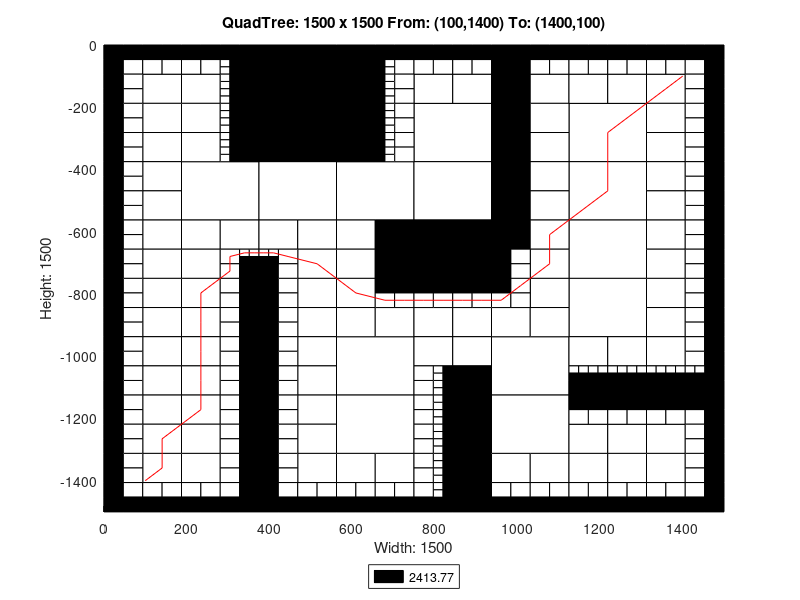

MATLAB code to generate this figure:
axis([0 1500 -1500 0]);
title('QuadTree: 1500 x 1500 From: (100,1400) To: (1400,100)');
xlabel('Width: 1500');
ylabel('Height: 1500');
rectangle('Position',[375 -187.5 187.5 187.5], 'FaceColor',[0 0 0]);
rectangle('Position',[375 -375 187.5 187.5], 'FaceColor',[0 0 0]);
rectangle('Position',[187.5 -562.5 187.5 187.5], 'FaceColor',[1 1 1]);
rectangle('Position',[375 -562.5 187.5 187.5], 'FaceColor',[1 1 1]);
rectangle('Position',[562.5 -562.5 187.5 187.5], 'FaceColor',[1 1 1]);
rectangle('Position',[750 -375 187.5 187.5], 'FaceColor',[1 1 1]);
rectangle('Position',[1125 -375 187.5 187.5], 'FaceColor',[1 1 1]);
rectangle('Position',[750 -562.5 187.5 187.5], 'FaceColor',[1 1 1]);
rectangle('Position',[750 -750 187.5 187.5], 'FaceColor',[0 0 0]);
rectangle('Position',[1125 -562.5 187.5 187.5], 'FaceColor',[1 1 1]);
rectangle('Position',[1125 -750 187.5 187.5], 'FaceColor',[1 1 1]);
rectangle('Position',[562.5 -1125 187.5 187.5], 'FaceColor',[1 1 1]);
rectangle('Position',[562.5 -1312.5 187.5 187.5], 'FaceColor',[1 1 1]);
rectangle('Position',[937.5 -1125 187.5 187.5], 'FaceColor',[1 1 1]);
rectangle('Position',[1125 -937.5 187.5 187.5], 'FaceColor',[1 1 1]);
rectangle('Position',[937.5 -1312.5 187.5 187.5], 'FaceColor',[1 1 1]);
rectangle('Position',[93.75 -187.5 93.75 93.75], 'FaceColor',[1 1 1]);
rectangle('Position',[187.5 -187.5 93.75 93.75], 'FaceColor',[1 1 1]);
rectangle('Position',[93.75 -281.25 93.75 93.75], 'FaceColor',[1 1 1]);
rectangle('Position',[93.75 -375 93.75 93.75], 'FaceColor',[1 1 1]);
rectangle('Position',[187.5 -281.25 93.75 93.75], 'FaceColor',[1 1 1]);
rectangle('Position',[187.5 -375 93.75 93.75], 'FaceColor',[1 1 1]);
rectangle('Position',[562.5 -93.75 93.75 93.75], 'FaceColor',[0 0 0]);
rectangle('Position',[562.5 -187.5 93.75 93.75], 'FaceColor',[0 0 0]);
rectangle('Position',[562.5 -281.25 93.75 93.75], 'FaceColor',[0 0 0]);
rectangle('Position',[562.5 -375 93.75 93.75], 'FaceColor',[0 0 0]);
rectangle('Position',[93.75 -468.75 93.75 93.75], 'FaceColor',[1 1 1]);
rectangle('Position',[93.75 -562.5 93.75 93.75], 'FaceColor',[1 1 1]);
rectangle('Position',[93.75 -656.25 93.75 93.75], 'FaceColor',[1 1 1]);
rectangle('Position',[93.75 -750 93.75 93.75], 'FaceColor',[1 1 1]);
rectangle('Position',[187.5 -656.25 93.75 93.75], 'FaceColor',[1 1 1]);
rectangle('Position',[281.25 -656.25 93.75 93.75], 'FaceColor',[1 1 1]);
rectangle('Position',[187.5 -750 93.75 93.75], 'FaceColor',[1 1 1]);
rectangle('Position',[375 -656.25 93.75 93.75], 'FaceColor',[1 1 1]);
rectangle('Position',[468.75 -656.25 93.75 93.75], 'FaceColor',[1 1 1]);
rectangle('Position',[468.75 -750 93.75 93.75], 'FaceColor',[1 1 1]);
rectangle('Position',[562.5 -656.25 93.75 93.75], 'FaceColor',[1 1 1]);
rectangle('Position',[656.25 -656.25 93.75 93.75], 'FaceColor',[0 0 0]);
rectangle('Position',[562.5 -750 93.75 93.75], 'FaceColor',[1 1 1]);
rectangle('Position',[656.25 -750 93.75 93.75], 'FaceColor',[0 0 0]);
rectangle('Position',[750 -187.5 93.75 93.75], 'FaceColor',[1 1 1]);
rectangle('Position',[843.75 -187.5 93.75 93.75], 'FaceColor',[1 1 1]);
rectangle('Position',[937.5 -93.75 93.75 93.75], 'FaceColor',[0 0 0]);
rectangle('Position',[937.5 -187.5 93.75 93.75], 'FaceColor',[0 0 0]);
rectangle('Position',[1031.25 -187.5 93.75 93.75], 'FaceColor',[1 1 1]);
rectangle('Position',[937.5 -281.25 93.75 93.75], 'FaceColor',[0 0 0]);
rectangle('Position',[1031.25 -281.25 93.75 93.75], 'FaceColor',[1 1 1]);
rectangle('Position',[937.5 -375 93.75 93.75], 'FaceColor',[0 0 0]);
rectangle('Position',[1031.25 -375 93.75 93.75], 'FaceColor',[1 1 1]);
rectangle('Position',[1125 -187.5 93.75 93.75], 'FaceColor',[1 1 1]);
rectangle('Position',[1218.75 -187.5 93.75 93.75], 'FaceColor',[1 1 1]);
rectangle('Position',[1312.5 -187.5 93.75 93.75], 'FaceColor',[1 1 1]);
rectangle('Position',[1312.5 -281.25 93.75 93.75], 'FaceColor',[1 1 1]);
rectangle('Position',[1312.5 -375 93.75 93.75], 'FaceColor',[1 1 1]);
rectangle('Position',[937.5 -468.75 93.75 93.75], 'FaceColor',[0 0 0]);
rectangle('Position',[1031.25 -468.75 93.75 93.75], 'FaceColor',[1 1 1]);
rectangle('Position',[937.5 -562.5 93.75 93.75], 'FaceColor',[0 0 0]);
rectangle('Position',[1031.25 -562.5 93.75 93.75], 'FaceColor',[1 1 1]);
rectangle('Position',[937.5 -656.25 93.75 93.75], 'FaceColor',[0 0 0]);
rectangle('Position',[1031.25 -656.25 93.75 93.75], 'FaceColor',[1 1 1]);
rectangle('Position',[1031.25 -750 93.75 93.75], 'FaceColor',[1 1 1]);
rectangle('Position',[1312.5 -468.75 93.75 93.75], 'FaceColor',[1 1 1]);
rectangle('Position',[1312.5 -562.5 93.75 93.75], 'FaceColor',[1 1 1]);
rectangle('Position',[1312.5 -656.25 93.75 93.75], 'FaceColor',[1 1 1]);
rectangle('Position',[1312.5 -750 93.75 93.75], 'FaceColor',[1 1 1]);
rectangle('Position',[93.75 -843.75 93.75 93.75], 'FaceColor',[1 1 1]);
rectangle('Position',[93.75 -937.5 93.75 93.75], 'FaceColor',[1 1 1]);
rectangle('Position',[187.5 -843.75 93.75 93.75], 'FaceColor',[1 1 1]);
rectangle('Position',[187.5 -937.5 93.75 93.75], 'FaceColor',[1 1 1]);
rectangle('Position',[93.75 -1031.25 93.75 93.75], 'FaceColor',[1 1 1]);
rectangle('Position',[93.75 -1125 93.75 93.75], 'FaceColor',[1 1 1]);
rectangle('Position',[187.5 -1031.25 93.75 93.75], 'FaceColor',[1 1 1]);
rectangle('Position',[187.5 -1125 93.75 93.75], 'FaceColor',[1 1 1]);
rectangle('Position',[468.75 -843.75 93.75 93.75], 'FaceColor',[1 1 1]);
rectangle('Position',[468.75 -937.5 93.75 93.75], 'FaceColor',[1 1 1]);
rectangle('Position',[562.5 -843.75 93.75 93.75], 'FaceColor',[1 1 1]);
rectangle('Position',[562.5 -937.5 93.75 93.75], 'FaceColor',[1 1 1]);
rectangle('Position',[656.25 -937.5 93.75 93.75], 'FaceColor',[1 1 1]);
rectangle('Position',[468.75 -1031.25 93.75 93.75], 'FaceColor',[1 1 1]);
rectangle('Position',[468.75 -1125 93.75 93.75], 'FaceColor',[1 1 1]);
rectangle('Position',[93.75 -1218.75 93.75 93.75], 'FaceColor',[1 1 1]);
rectangle('Position',[93.75 -1312.5 93.75 93.75], 'FaceColor',[1 1 1]);
rectangle('Position',[187.5 -1218.75 93.75 93.75], 'FaceColor',[1 1 1]);
rectangle('Position',[187.5 -1312.5 93.75 93.75], 'FaceColor',[1 1 1]);
rectangle('Position',[93.75 -1406.25 93.75 93.75], 'FaceColor',[1 1 1]);
rectangle('Position',[187.5 -1406.25 93.75 93.75], 'FaceColor',[1 1 1]);
rectangle('Position',[468.75 -1218.75 93.75 93.75], 'FaceColor',[1 1 1]);
rectangle('Position',[468.75 -1312.5 93.75 93.75], 'FaceColor',[1 1 1]);
rectangle('Position',[468.75 -1406.25 93.75 93.75], 'FaceColor',[1 1 1]);
rectangle('Position',[562.5 -1406.25 93.75 93.75], 'FaceColor',[1 1 1]);
rectangle('Position',[656.25 -1406.25 93.75 93.75], 'FaceColor',[1 1 1]);
rectangle('Position',[750 -937.5 93.75 93.75], 'FaceColor',[1 1 1]);
rectangle('Position',[843.75 -937.5 93.75 93.75], 'FaceColor',[1 1 1]);
rectangle('Position',[1031.25 -843.75 93.75 93.75], 'FaceColor',[1 1 1]);
rectangle('Position',[937.5 -937.5 93.75 93.75], 'FaceColor',[1 1 1]);
rectangle('Position',[1031.25 -937.5 93.75 93.75], 'FaceColor',[1 1 1]);
rectangle('Position',[750 -1031.25 93.75 93.75], 'FaceColor',[1 1 1]);
rectangle('Position',[843.75 -1031.25 93.75 93.75], 'FaceColor',[1 1 1]);
rectangle('Position',[843.75 -1125 93.75 93.75], 'FaceColor',[0 0 0]);
rectangle('Position',[1312.5 -843.75 93.75 93.75], 'FaceColor',[1 1 1]);
rectangle('Position',[1312.5 -937.5 93.75 93.75], 'FaceColor',[1 1 1]);
rectangle('Position',[1125 -1031.25 93.75 93.75], 'FaceColor',[1 1 1]);
rectangle('Position',[1218.75 -1031.25 93.75 93.75], 'FaceColor',[1 1 1]);
rectangle('Position',[1312.5 -1031.25 93.75 93.75], 'FaceColor',[1 1 1]);
rectangle('Position',[843.75 -1218.75 93.75 93.75], 'FaceColor',[0 0 0]);
rectangle('Position',[843.75 -1312.5 93.75 93.75], 'FaceColor',[0 0 0]);
rectangle('Position',[843.75 -1406.25 93.75 93.75], 'FaceColor',[0 0 0]);
rectangle('Position',[843.75 -1500 93.75 93.75], 'FaceColor',[0 0 0]);
rectangle('Position',[937.5 -1406.25 93.75 93.75], 'FaceColor',[1 1 1]);
rectangle('Position',[1031.25 -1406.25 93.75 93.75], 'FaceColor',[1 1 1]);
rectangle('Position',[1125 -1312.5 93.75 93.75], 'FaceColor',[1 1 1]);
rectangle('Position',[1218.75 -1312.5 93.75 93.75], 'FaceColor',[1 1 1]);
rectangle('Position',[1312.5 -1312.5 93.75 93.75], 'FaceColor',[1 1 1]);
rectangle('Position',[1125 -1406.25 93.75 93.75], 'FaceColor',[1 1 1]);
rectangle('Position',[1218.75 -1406.25 93.75 93.75], 'FaceColor',[1 1 1]);
rectangle('Position',[1312.5 -1406.25 93.75 93.75], 'FaceColor',[1 1 1]);
rectangle('Position',[0 -46.875 46.875 46.875], 'FaceColor',[0 0 0]);
rectangle('Position',[46.875 -46.875 46.875 46.875], 'FaceColor',[0 0 0]);
rectangle('Position',[0 -93.75 46.875 46.875], 'FaceColor',[0 0 0]);
rectangle('Position',[46.875 -93.75 46.875 46.875], 'FaceColor',[1 1 1]);
rectangle('Position',[93.75 -46.875 46.875 46.875], 'FaceColor',[0 0 0]);
rectangle('Position',[140.625 -46.875 46.875 46.875], 'FaceColor',[0 0 0]);
rectangle('Position',[93.75 -93.75 46.875 46.875], 'FaceColor',[1 1 1]);
rectangle('Position',[140.625 -93.75 46.875 46.875], 'FaceColor',[1 1 1]);
rectangle('Position',[0 -140.625 46.875 46.875], 'FaceColor',[0 0 0]);
rectangle('Position',[46.875 -140.625 46.875 46.875], 'FaceColor',[1 1 1]);
rectangle('Position',[0 -187.5 46.875 46.875], 'FaceColor',[0 0 0]);
rectangle('Position',[46.875 -187.5 46.875 46.875], 'FaceColor',[1 1 1]);
rectangle('Position',[187.5 -46.875 46.875 46.875], 'FaceColor',[0 0 0]);
rectangle('Position',[234.375 -46.875 46.875 46.875], 'FaceColor',[0 0 0]);
rectangle('Position',[187.5 -93.75 46.875 46.875], 'FaceColor',[1 1 1]);
rectangle('Position',[234.375 -93.75 46.875 46.875], 'FaceColor',[1 1 1]);
rectangle('Position',[281.25 -46.875 46.875 46.875], 'FaceColor',[0 0 0]);
rectangle('Position',[328.125 -46.875 46.875 46.875], 'FaceColor',[0 0 0]);
rectangle('Position',[328.125 -93.75 46.875 46.875], 'FaceColor',[0 0 0]);
rectangle('Position',[328.125 -140.625 46.875 46.875], 'FaceColor',[0 0 0]);
rectangle('Position',[328.125 -187.5 46.875 46.875], 'FaceColor',[0 0 0]);
rectangle('Position',[0 -234.375 46.875 46.875], 'FaceColor',[0 0 0]);
rectangle('Position',[46.875 -234.375 46.875 46.875], 'FaceColor',[1 1 1]);
rectangle('Position',[0 -281.25 46.875 46.875], 'FaceColor',[0 0 0]);
rectangle('Position',[46.875 -281.25 46.875 46.875], 'FaceColor',[1 1 1]);
rectangle('Position',[0 -328.125 46.875 46.875], 'FaceColor',[0 0 0]);
rectangle('Position',[46.875 -328.125 46.875 46.875], 'FaceColor',[1 1 1]);
rectangle('Position',[0 -375 46.875 46.875], 'FaceColor',[0 0 0]);
rectangle('Position',[46.875 -375 46.875 46.875], 'FaceColor',[1 1 1]);
rectangle('Position',[328.125 -234.375 46.875 46.875], 'FaceColor',[0 0 0]);
rectangle('Position',[328.125 -281.25 46.875 46.875], 'FaceColor',[0 0 0]);
rectangle('Position',[328.125 -328.125 46.875 46.875], 'FaceColor',[0 0 0]);
rectangle('Position',[328.125 -375 46.875 46.875], 'FaceColor',[0 0 0]);
rectangle('Position',[656.25 -46.875 46.875 46.875], 'FaceColor',[0 0 0]);
rectangle('Position',[703.125 -46.875 46.875 46.875], 'FaceColor',[0 0 0]);
rectangle('Position',[703.125 -93.75 46.875 46.875], 'FaceColor',[1 1 1]);
rectangle('Position',[703.125 -140.625 46.875 46.875], 'FaceColor',[1 1 1]);
rectangle('Position',[703.125 -187.5 46.875 46.875], 'FaceColor',[1 1 1]);
rectangle('Position',[703.125 -234.375 46.875 46.875], 'FaceColor',[1 1 1]);
rectangle('Position',[703.125 -281.25 46.875 46.875], 'FaceColor',[1 1 1]);
rectangle('Position',[703.125 -328.125 46.875 46.875], 'FaceColor',[1 1 1]);
rectangle('Position',[703.125 -375 46.875 46.875], 'FaceColor',[1 1 1]);
rectangle('Position',[0 -421.875 46.875 46.875], 'FaceColor',[0 0 0]);
rectangle('Position',[46.875 -421.875 46.875 46.875], 'FaceColor',[1 1 1]);
rectangle('Position',[0 -468.75 46.875 46.875], 'FaceColor',[0 0 0]);
rectangle('Position',[46.875 -468.75 46.875 46.875], 'FaceColor',[1 1 1]);
rectangle('Position',[0 -515.625 46.875 46.875], 'FaceColor',[0 0 0]);
rectangle('Position',[46.875 -515.625 46.875 46.875], 'FaceColor',[1 1 1]);
rectangle('Position',[0 -562.5 46.875 46.875], 'FaceColor',[0 0 0]);
rectangle('Position',[46.875 -562.5 46.875 46.875], 'FaceColor',[1 1 1]);
rectangle('Position',[0 -609.375 46.875 46.875], 'FaceColor',[0 0 0]);
rectangle('Position',[46.875 -609.375 46.875 46.875], 'FaceColor',[1 1 1]);
rectangle('Position',[0 -656.25 46.875 46.875], 'FaceColor',[0 0 0]);
rectangle('Position',[46.875 -656.25 46.875 46.875], 'FaceColor',[1 1 1]);
rectangle('Position',[0 -703.125 46.875 46.875], 'FaceColor',[0 0 0]);
rectangle('Position',[46.875 -703.125 46.875 46.875], 'FaceColor',[1 1 1]);
rectangle('Position',[0 -750 46.875 46.875], 'FaceColor',[0 0 0]);
rectangle('Position',[46.875 -750 46.875 46.875], 'FaceColor',[1 1 1]);
rectangle('Position',[281.25 -703.125 46.875 46.875], 'FaceColor',[1 1 1]);
rectangle('Position',[281.25 -750 46.875 46.875], 'FaceColor',[1 1 1]);
rectangle('Position',[328.125 -750 46.875 46.875], 'FaceColor',[0 0 0]);
rectangle('Position',[421.875 -703.125 46.875 46.875], 'FaceColor',[1 1 1]);
rectangle('Position',[375 -750 46.875 46.875], 'FaceColor',[0 0 0]);
rectangle('Position',[421.875 -750 46.875 46.875], 'FaceColor',[1 1 1]);
rectangle('Position',[750 -46.875 46.875 46.875], 'FaceColor',[0 0 0]);
rectangle('Position',[796.875 -46.875 46.875 46.875], 'FaceColor',[0 0 0]);
rectangle('Position',[750 -93.75 46.875 46.875], 'FaceColor',[1 1 1]);
rectangle('Position',[796.875 -93.75 46.875 46.875], 'FaceColor',[1 1 1]);
rectangle('Position',[843.75 -46.875 46.875 46.875], 'FaceColor',[0 0 0]);
rectangle('Position',[890.625 -46.875 46.875 46.875], 'FaceColor',[0 0 0]);
rectangle('Position',[843.75 -93.75 46.875 46.875], 'FaceColor',[1 1 1]);
rectangle('Position',[890.625 -93.75 46.875 46.875], 'FaceColor',[1 1 1]);
rectangle('Position',[1031.25 -46.875 46.875 46.875], 'FaceColor',[0 0 0]);
rectangle('Position',[1078.12 -46.875 46.875 46.875], 'FaceColor',[0 0 0]);
rectangle('Position',[1031.25 -93.75 46.875 46.875], 'FaceColor',[1 1 1]);
rectangle('Position',[1078.12 -93.75 46.875 46.875], 'FaceColor',[1 1 1]);
rectangle('Position',[1125 -46.875 46.875 46.875], 'FaceColor',[0 0 0]);
rectangle('Position',[1171.88 -46.875 46.875 46.875], 'FaceColor',[0 0 0]);
rectangle('Position',[1125 -93.75 46.875 46.875], 'FaceColor',[1 1 1]);
rectangle('Position',[1171.88 -93.75 46.875 46.875], 'FaceColor',[1 1 1]);
rectangle('Position',[1218.75 -46.875 46.875 46.875], 'FaceColor',[0 0 0]);
rectangle('Position',[1265.62 -46.875 46.875 46.875], 'FaceColor',[0 0 0]);
rectangle('Position',[1218.75 -93.75 46.875 46.875], 'FaceColor',[1 1 1]);
rectangle('Position',[1265.62 -93.75 46.875 46.875], 'FaceColor',[1 1 1]);
rectangle('Position',[1312.5 -46.875 46.875 46.875], 'FaceColor',[0 0 0]);
rectangle('Position',[1359.38 -46.875 46.875 46.875], 'FaceColor',[0 0 0]);
rectangle('Position',[1312.5 -93.75 46.875 46.875], 'FaceColor',[1 1 1]);
rectangle('Position',[1359.38 -93.75 46.875 46.875], 'FaceColor',[1 1 1]);
rectangle('Position',[1406.25 -46.875 46.875 46.875], 'FaceColor',[0 0 0]);
rectangle('Position',[1453.12 -46.875 46.875 46.875], 'FaceColor',[0 0 0]);
rectangle('Position',[1406.25 -93.75 46.875 46.875], 'FaceColor',[1 1 1]);
rectangle('Position',[1453.12 -93.75 46.875 46.875], 'FaceColor',[0 0 0]);
rectangle('Position',[1406.25 -140.625 46.875 46.875], 'FaceColor',[1 1 1]);
rectangle('Position',[1453.12 -140.625 46.875 46.875], 'FaceColor',[0 0 0]);
rectangle('Position',[1406.25 -187.5 46.875 46.875], 'FaceColor',[1 1 1]);
rectangle('Position',[1453.12 -187.5 46.875 46.875], 'FaceColor',[0 0 0]);
rectangle('Position',[1406.25 -234.375 46.875 46.875], 'FaceColor',[1 1 1]);
rectangle('Position',[1453.12 -234.375 46.875 46.875], 'FaceColor',[0 0 0]);
rectangle('Position',[1406.25 -281.25 46.875 46.875], 'FaceColor',[1 1 1]);
rectangle('Position',[1453.12 -281.25 46.875 46.875], 'FaceColor',[0 0 0]);
rectangle('Position',[1406.25 -328.125 46.875 46.875], 'FaceColor',[1 1 1]);
rectangle('Position',[1453.12 -328.125 46.875 46.875], 'FaceColor',[0 0 0]);
rectangle('Position',[1406.25 -375 46.875 46.875], 'FaceColor',[1 1 1]);
rectangle('Position',[1453.12 -375 46.875 46.875], 'FaceColor',[0 0 0]);
rectangle('Position',[937.5 -703.125 46.875 46.875], 'FaceColor',[0 0 0]);
rectangle('Position',[984.375 -703.125 46.875 46.875], 'FaceColor',[1 1 1]);
rectangle('Position',[937.5 -750 46.875 46.875], 'FaceColor',[0 0 0]);
rectangle('Position',[984.375 -750 46.875 46.875], 'FaceColor',[1 1 1]);
rectangle('Position',[1406.25 -421.875 46.875 46.875], 'FaceColor',[1 1 1]);
rectangle('Position',[1453.12 -421.875 46.875 46.875], 'FaceColor',[0 0 0]);
rectangle('Position',[1406.25 -468.75 46.875 46.875], 'FaceColor',[1 1 1]);
rectangle('Position',[1453.12 -468.75 46.875 46.875], 'FaceColor',[0 0 0]);
rectangle('Position',[1406.25 -515.625 46.875 46.875], 'FaceColor',[1 1 1]);
rectangle('Position',[1453.12 -515.625 46.875 46.875], 'FaceColor',[0 0 0]);
rectangle('Position',[1406.25 -562.5 46.875 46.875], 'FaceColor',[1 1 1]);
rectangle('Position',[1453.12 -562.5 46.875 46.875], 'FaceColor',[0 0 0]);
rectangle('Position',[1406.25 -609.375 46.875 46.875], 'FaceColor',[1 1 1]);
rectangle('Position',[1453.12 -609.375 46.875 46.875], 'FaceColor',[0 0 0]);
rectangle('Position',[1406.25 -656.25 46.875 46.875], 'FaceColor',[1 1 1]);
rectangle('Position',[1453.12 -656.25 46.875 46.875], 'FaceColor',[0 0 0]);
rectangle('Position',[1406.25 -703.125 46.875 46.875], 'FaceColor',[1 1 1]);
rectangle('Position',[1453.12 -703.125 46.875 46.875], 'FaceColor',[0 0 0]);
rectangle('Position',[1406.25 -750 46.875 46.875], 'FaceColor',[1 1 1]);
rectangle('Position',[1453.12 -750 46.875 46.875], 'FaceColor',[0 0 0]);
rectangle('Position',[0 -796.875 46.875 46.875], 'FaceColor',[0 0 0]);
rectangle('Position',[46.875 -796.875 46.875 46.875], 'FaceColor',[1 1 1]);
rectangle('Position',[0 -843.75 46.875 46.875], 'FaceColor',[0 0 0]);
rectangle('Position',[46.875 -843.75 46.875 46.875], 'FaceColor',[1 1 1]);
rectangle('Position',[0 -890.625 46.875 46.875], 'FaceColor',[0 0 0]);
rectangle('Position',[46.875 -890.625 46.875 46.875], 'FaceColor',[1 1 1]);
rectangle('Position',[0 -937.5 46.875 46.875], 'FaceColor',[0 0 0]);
rectangle('Position',[46.875 -937.5 46.875 46.875], 'FaceColor',[1 1 1]);
rectangle('Position',[281.25 -796.875 46.875 46.875], 'FaceColor',[1 1 1]);
rectangle('Position',[328.125 -796.875 46.875 46.875], 'FaceColor',[0 0 0]);
rectangle('Position',[281.25 -843.75 46.875 46.875], 'FaceColor',[1 1 1]);
rectangle('Position',[328.125 -843.75 46.875 46.875], 'FaceColor',[0 0 0]);
rectangle('Position',[281.25 -890.625 46.875 46.875], 'FaceColor',[1 1 1]);
rectangle('Position',[328.125 -890.625 46.875 46.875], 'FaceColor',[0 0 0]);
rectangle('Position',[281.25 -937.5 46.875 46.875], 'FaceColor',[1 1 1]);
rectangle('Position',[328.125 -937.5 46.875 46.875], 'FaceColor',[0 0 0]);
rectangle('Position',[0 -984.375 46.875 46.875], 'FaceColor',[0 0 0]);
rectangle('Position',[46.875 -984.375 46.875 46.875], 'FaceColor',[1 1 1]);
rectangle('Position',[0 -1031.25 46.875 46.875], 'FaceColor',[0 0 0]);
rectangle('Position',[46.875 -1031.25 46.875 46.875], 'FaceColor',[1 1 1]);
rectangle('Position',[0 -1078.12 46.875 46.875], 'FaceColor',[0 0 0]);
rectangle('Position',[46.875 -1078.12 46.875 46.875], 'FaceColor',[1 1 1]);
rectangle('Position',[0 -1125 46.875 46.875], 'FaceColor',[0 0 0]);
rectangle('Position',[46.875 -1125 46.875 46.875], 'FaceColor',[1 1 1]);
rectangle('Position',[281.25 -984.375 46.875 46.875], 'FaceColor',[1 1 1]);
rectangle('Position',[328.125 -984.375 46.875 46.875], 'FaceColor',[0 0 0]);
rectangle('Position',[281.25 -1031.25 46.875 46.875], 'FaceColor',[1 1 1]);
rectangle('Position',[328.125 -1031.25 46.875 46.875], 'FaceColor',[0 0 0]);
rectangle('Position',[281.25 -1078.12 46.875 46.875], 'FaceColor',[1 1 1]);
rectangle('Position',[328.125 -1078.12 46.875 46.875], 'FaceColor',[0 0 0]);
rectangle('Position',[281.25 -1125 46.875 46.875], 'FaceColor',[1 1 1]);
rectangle('Position',[328.125 -1125 46.875 46.875], 'FaceColor',[0 0 0]);
rectangle('Position',[375 -796.875 46.875 46.875], 'FaceColor',[0 0 0]);
rectangle('Position',[421.875 -796.875 46.875 46.875], 'FaceColor',[1 1 1]);
rectangle('Position',[375 -843.75 46.875 46.875], 'FaceColor',[0 0 0]);
rectangle('Position',[421.875 -843.75 46.875 46.875], 'FaceColor',[1 1 1]);
rectangle('Position',[375 -890.625 46.875 46.875], 'FaceColor',[0 0 0]);
rectangle('Position',[421.875 -890.625 46.875 46.875], 'FaceColor',[1 1 1]);
rectangle('Position',[375 -937.5 46.875 46.875], 'FaceColor',[0 0 0]);
rectangle('Position',[421.875 -937.5 46.875 46.875], 'FaceColor',[1 1 1]);
rectangle('Position',[656.25 -796.875 46.875 46.875], 'FaceColor',[0 0 0]);
rectangle('Position',[703.125 -796.875 46.875 46.875], 'FaceColor',[0 0 0]);
rectangle('Position',[656.25 -843.75 46.875 46.875], 'FaceColor',[1 1 1]);
rectangle('Position',[703.125 -843.75 46.875 46.875], 'FaceColor',[1 1 1]);
rectangle('Position',[375 -984.375 46.875 46.875], 'FaceColor',[0 0 0]);
rectangle('Position',[421.875 -984.375 46.875 46.875], 'FaceColor',[1 1 1]);
rectangle('Position',[375 -1031.25 46.875 46.875], 'FaceColor',[0 0 0]);
rectangle('Position',[421.875 -1031.25 46.875 46.875], 'FaceColor',[1 1 1]);
rectangle('Position',[375 -1078.12 46.875 46.875], 'FaceColor',[0 0 0]);
rectangle('Position',[421.875 -1078.12 46.875 46.875], 'FaceColor',[1 1 1]);
rectangle('Position',[375 -1125 46.875 46.875], 'FaceColor',[0 0 0]);
rectangle('Position',[421.875 -1125 46.875 46.875], 'FaceColor',[1 1 1]);
rectangle('Position',[0 -1171.88 46.875 46.875], 'FaceColor',[0 0 0]);
rectangle('Position',[46.875 -1171.88 46.875 46.875], 'FaceColor',[1 1 1]);
rectangle('Position',[0 -1218.75 46.875 46.875], 'FaceColor',[0 0 0]);
rectangle('Position',[46.875 -1218.75 46.875 46.875], 'FaceColor',[1 1 1]);
rectangle('Position',[0 -1265.62 46.875 46.875], 'FaceColor',[0 0 0]);
rectangle('Position',[46.875 -1265.62 46.875 46.875], 'FaceColor',[1 1 1]);
rectangle('Position',[0 -1312.5 46.875 46.875], 'FaceColor',[0 0 0]);
rectangle('Position',[46.875 -1312.5 46.875 46.875], 'FaceColor',[1 1 1]);
rectangle('Position',[281.25 -1171.88 46.875 46.875], 'FaceColor',[1 1 1]);
rectangle('Position',[328.125 -1171.88 46.875 46.875], 'FaceColor',[0 0 0]);
rectangle('Position',[281.25 -1218.75 46.875 46.875], 'FaceColor',[1 1 1]);
rectangle('Position',[328.125 -1218.75 46.875 46.875], 'FaceColor',[0 0 0]);
rectangle('Position',[281.25 -1265.62 46.875 46.875], 'FaceColor',[1 1 1]);
rectangle('Position',[328.125 -1265.62 46.875 46.875], 'FaceColor',[0 0 0]);
rectangle('Position',[281.25 -1312.5 46.875 46.875], 'FaceColor',[1 1 1]);
rectangle('Position',[328.125 -1312.5 46.875 46.875], 'FaceColor',[0 0 0]);
rectangle('Position',[0 -1359.38 46.875 46.875], 'FaceColor',[0 0 0]);
rectangle('Position',[46.875 -1359.38 46.875 46.875], 'FaceColor',[1 1 1]);
rectangle('Position',[0 -1406.25 46.875 46.875], 'FaceColor',[0 0 0]);
rectangle('Position',[46.875 -1406.25 46.875 46.875], 'FaceColor',[1 1 1]);
rectangle('Position',[0 -1453.12 46.875 46.875], 'FaceColor',[0 0 0]);
rectangle('Position',[46.875 -1453.12 46.875 46.875], 'FaceColor',[1 1 1]);
rectangle('Position',[0 -1500 46.875 46.875], 'FaceColor',[0 0 0]);
rectangle('Position',[46.875 -1500 46.875 46.875], 'FaceColor',[0 0 0]);
rectangle('Position',[93.75 -1453.12 46.875 46.875], 'FaceColor',[1 1 1]);
rectangle('Position',[140.625 -1453.12 46.875 46.875], 'FaceColor',[1 1 1]);
rectangle('Position',[93.75 -1500 46.875 46.875], 'FaceColor',[0 0 0]);
rectangle('Position',[140.625 -1500 46.875 46.875], 'FaceColor',[0 0 0]);
rectangle('Position',[281.25 -1359.38 46.875 46.875], 'FaceColor',[1 1 1]);
rectangle('Position',[328.125 -1359.38 46.875 46.875], 'FaceColor',[0 0 0]);
rectangle('Position',[281.25 -1406.25 46.875 46.875], 'FaceColor',[1 1 1]);
rectangle('Position',[328.125 -1406.25 46.875 46.875], 'FaceColor',[0 0 0]);
rectangle('Position',[187.5 -1453.12 46.875 46.875], 'FaceColor',[1 1 1]);
rectangle('Position',[234.375 -1453.12 46.875 46.875], 'FaceColor',[1 1 1]);
rectangle('Position',[187.5 -1500 46.875 46.875], 'FaceColor',[0 0 0]);
rectangle('Position',[234.375 -1500 46.875 46.875], 'FaceColor',[0 0 0]);
rectangle('Position',[281.25 -1453.12 46.875 46.875], 'FaceColor',[1 1 1]);
rectangle('Position',[328.125 -1453.12 46.875 46.875], 'FaceColor',[0 0 0]);
rectangle('Position',[281.25 -1500 46.875 46.875], 'FaceColor',[0 0 0]);
rectangle('Position',[328.125 -1500 46.875 46.875], 'FaceColor',[0 0 0]);
rectangle('Position',[375 -1171.88 46.875 46.875], 'FaceColor',[0 0 0]);
rectangle('Position',[421.875 -1171.88 46.875 46.875], 'FaceColor',[1 1 1]);
rectangle('Position',[375 -1218.75 46.875 46.875], 'FaceColor',[0 0 0]);
rectangle('Position',[421.875 -1218.75 46.875 46.875], 'FaceColor',[1 1 1]);
rectangle('Position',[375 -1265.62 46.875 46.875], 'FaceColor',[0 0 0]);
rectangle('Position',[421.875 -1265.62 46.875 46.875], 'FaceColor',[1 1 1]);
rectangle('Position',[375 -1312.5 46.875 46.875], 'FaceColor',[0 0 0]);
rectangle('Position',[421.875 -1312.5 46.875 46.875], 'FaceColor',[1 1 1]);
rectangle('Position',[375 -1359.38 46.875 46.875], 'FaceColor',[0 0 0]);
rectangle('Position',[421.875 -1359.38 46.875 46.875], 'FaceColor',[1 1 1]);
rectangle('Position',[375 -1406.25 46.875 46.875], 'FaceColor',[0 0 0]);
rectangle('Position',[421.875 -1406.25 46.875 46.875], 'FaceColor',[1 1 1]);
rectangle('Position',[375 -1453.12 46.875 46.875], 'FaceColor',[0 0 0]);
rectangle('Position',[421.875 -1453.12 46.875 46.875], 'FaceColor',[1 1 1]);
rectangle('Position',[375 -1500 46.875 46.875], 'FaceColor',[0 0 0]);
rectangle('Position',[421.875 -1500 46.875 46.875], 'FaceColor',[0 0 0]);
rectangle('Position',[468.75 -1453.12 46.875 46.875], 'FaceColor',[1 1 1]);
rectangle('Position',[515.625 -1453.12 46.875 46.875], 'FaceColor',[1 1 1]);
rectangle('Position',[468.75 -1500 46.875 46.875], 'FaceColor',[0 0 0]);
rectangle('Position',[515.625 -1500 46.875 46.875], 'FaceColor',[0 0 0]);
rectangle('Position',[562.5 -1453.12 46.875 46.875], 'FaceColor',[1 1 1]);
rectangle('Position',[609.375 -1453.12 46.875 46.875], 'FaceColor',[1 1 1]);
rectangle('Position',[562.5 -1500 46.875 46.875], 'FaceColor',[0 0 0]);
rectangle('Position',[609.375 -1500 46.875 46.875], 'FaceColor',[0 0 0]);
rectangle('Position',[656.25 -1453.12 46.875 46.875], 'FaceColor',[1 1 1]);
rectangle('Position',[703.125 -1453.12 46.875 46.875], 'FaceColor',[1 1 1]);
rectangle('Position',[656.25 -1500 46.875 46.875], 'FaceColor',[0 0 0]);
rectangle('Position',[703.125 -1500 46.875 46.875], 'FaceColor',[0 0 0]);
rectangle('Position',[750 -796.875 46.875 46.875], 'FaceColor',[0 0 0]);
rectangle('Position',[796.875 -796.875 46.875 46.875], 'FaceColor',[0 0 0]);
rectangle('Position',[750 -843.75 46.875 46.875], 'FaceColor',[1 1 1]);
rectangle('Position',[796.875 -843.75 46.875 46.875], 'FaceColor',[1 1 1]);
rectangle('Position',[843.75 -796.875 46.875 46.875], 'FaceColor',[0 0 0]);
rectangle('Position',[890.625 -796.875 46.875 46.875], 'FaceColor',[0 0 0]);
rectangle('Position',[843.75 -843.75 46.875 46.875], 'FaceColor',[1 1 1]);
rectangle('Position',[890.625 -843.75 46.875 46.875], 'FaceColor',[1 1 1]);
rectangle('Position',[937.5 -796.875 46.875 46.875], 'FaceColor',[0 0 0]);
rectangle('Position',[984.375 -796.875 46.875 46.875], 'FaceColor',[1 1 1]);
rectangle('Position',[937.5 -843.75 46.875 46.875], 'FaceColor',[1 1 1]);
rectangle('Position',[984.375 -843.75 46.875 46.875], 'FaceColor',[1 1 1]);
rectangle('Position',[750 -1078.12 46.875 46.875], 'FaceColor',[1 1 1]);
rectangle('Position',[750 -1125 46.875 46.875], 'FaceColor',[1 1 1]);
rectangle('Position',[1406.25 -796.875 46.875 46.875], 'FaceColor',[1 1 1]);
rectangle('Position',[1453.12 -796.875 46.875 46.875], 'FaceColor',[0 0 0]);
rectangle('Position',[1406.25 -843.75 46.875 46.875], 'FaceColor',[1 1 1]);
rectangle('Position',[1453.12 -843.75 46.875 46.875], 'FaceColor',[0 0 0]);
rectangle('Position',[1406.25 -890.625 46.875 46.875], 'FaceColor',[1 1 1]);
rectangle('Position',[1453.12 -890.625 46.875 46.875], 'FaceColor',[0 0 0]);
rectangle('Position',[1406.25 -937.5 46.875 46.875], 'FaceColor',[1 1 1]);
rectangle('Position',[1453.12 -937.5 46.875 46.875], 'FaceColor',[0 0 0]);
rectangle('Position',[1125 -1125 46.875 46.875], 'FaceColor',[0 0 0]);
rectangle('Position',[1171.88 -1125 46.875 46.875], 'FaceColor',[0 0 0]);
rectangle('Position',[1218.75 -1125 46.875 46.875], 'FaceColor',[0 0 0]);
rectangle('Position',[1265.62 -1125 46.875 46.875], 'FaceColor',[0 0 0]);
rectangle('Position',[1406.25 -984.375 46.875 46.875], 'FaceColor',[1 1 1]);
rectangle('Position',[1453.12 -984.375 46.875 46.875], 'FaceColor',[0 0 0]);
rectangle('Position',[1406.25 -1031.25 46.875 46.875], 'FaceColor',[1 1 1]);
rectangle('Position',[1453.12 -1031.25 46.875 46.875], 'FaceColor',[0 0 0]);
rectangle('Position',[1312.5 -1125 46.875 46.875], 'FaceColor',[0 0 0]);
rectangle('Position',[1359.38 -1125 46.875 46.875], 'FaceColor',[0 0 0]);
rectangle('Position',[1453.12 -1078.12 46.875 46.875], 'FaceColor',[0 0 0]);
rectangle('Position',[1406.25 -1125 46.875 46.875], 'FaceColor',[0 0 0]);
rectangle('Position',[1453.12 -1125 46.875 46.875], 'FaceColor',[0 0 0]);
rectangle('Position',[750 -1171.88 46.875 46.875], 'FaceColor',[1 1 1]);
rectangle('Position',[750 -1218.75 46.875 46.875], 'FaceColor',[1 1 1]);
rectangle('Position',[750 -1265.62 46.875 46.875], 'FaceColor',[1 1 1]);
rectangle('Position',[750 -1312.5 46.875 46.875], 'FaceColor',[1 1 1]);
rectangle('Position',[750 -1359.38 46.875 46.875], 'FaceColor',[1 1 1]);
rectangle('Position',[750 -1406.25 46.875 46.875], 'FaceColor',[1 1 1]);
rectangle('Position',[750 -1453.12 46.875 46.875], 'FaceColor',[1 1 1]);
rectangle('Position',[750 -1500 46.875 46.875], 'FaceColor',[0 0 0]);
rectangle('Position',[796.875 -1500 46.875 46.875], 'FaceColor',[0 0 0]);
rectangle('Position',[937.5 -1453.12 46.875 46.875], 'FaceColor',[1 1 1]);
rectangle('Position',[984.375 -1453.12 46.875 46.875], 'FaceColor',[1 1 1]);
rectangle('Position',[937.5 -1500 46.875 46.875], 'FaceColor',[0 0 0]);
rectangle('Position',[984.375 -1500 46.875 46.875], 'FaceColor',[0 0 0]);
rectangle('Position',[1031.25 -1453.12 46.875 46.875], 'FaceColor',[1 1 1]);
rectangle('Position',[1078.12 -1453.12 46.875 46.875], 'FaceColor',[1 1 1]);
rectangle('Position',[1031.25 -1500 46.875 46.875], 'FaceColor',[0 0 0]);
rectangle('Position',[1078.12 -1500 46.875 46.875], 'FaceColor',[0 0 0]);
rectangle('Position',[1125 -1171.88 46.875 46.875], 'FaceColor',[0 0 0]);
rectangle('Position',[1171.88 -1171.88 46.875 46.875], 'FaceColor',[0 0 0]);
rectangle('Position',[1125 -1218.75 46.875 46.875], 'FaceColor',[1 1 1]);
rectangle('Position',[1171.88 -1218.75 46.875 46.875], 'FaceColor',[1 1 1]);
rectangle('Position',[1218.75 -1171.88 46.875 46.875], 'FaceColor',[0 0 0]);
rectangle('Position',[1265.62 -1171.88 46.875 46.875], 'FaceColor',[0 0 0]);
rectangle('Position',[1218.75 -1218.75 46.875 46.875], 'FaceColor',[1 1 1]);
rectangle('Position',[1265.62 -1218.75 46.875 46.875], 'FaceColor',[1 1 1]);
rectangle('Position',[1312.5 -1171.88 46.875 46.875], 'FaceColor',[0 0 0]);
rectangle('Position',[1359.38 -1171.88 46.875 46.875], 'FaceColor',[0 0 0]);
rectangle('Position',[1312.5 -1218.75 46.875 46.875], 'FaceColor',[1 1 1]);
rectangle('Position',[1359.38 -1218.75 46.875 46.875], 'FaceColor',[1 1 1]);
rectangle('Position',[1406.25 -1171.88 46.875 46.875], 'FaceColor',[0 0 0]);
rectangle('Position',[1453.12 -1171.88 46.875 46.875], 'FaceColor',[0 0 0]);
rectangle('Position',[1406.25 -1218.75 46.875 46.875], 'FaceColor',[1 1 1]);
rectangle('Position',[1453.12 -1218.75 46.875 46.875], 'FaceColor',[0 0 0]);
rectangle('Position',[1406.25 -1265.62 46.875 46.875], 'FaceColor',[1 1 1]);
rectangle('Position',[1453.12 -1265.62 46.875 46.875], 'FaceColor',[0 0 0]);
rectangle('Position',[1406.25 -1312.5 46.875 46.875], 'FaceColor',[1 1 1]);
rectangle('Position',[1453.12 -1312.5 46.875 46.875], 'FaceColor',[0 0 0]);
rectangle('Position',[1125 -1453.12 46.875 46.875], 'FaceColor',[1 1 1]);
rectangle('Position',[1171.88 -1453.12 46.875 46.875], 'FaceColor',[1 1 1]);
rectangle('Position',[1125 -1500 46.875 46.875], 'FaceColor',[0 0 0]);
rectangle('Position',[1171.88 -1500 46.875 46.875], 'FaceColor',[0 0 0]);
rectangle('Position',[1218.75 -1453.12 46.875 46.875], 'FaceColor',[1 1 1]);
rectangle('Position',[1265.62 -1453.12 46.875 46.875], 'FaceColor',[1 1 1]);
rectangle('Position',[1218.75 -1500 46.875 46.875], 'FaceColor',[0 0 0]);
rectangle('Position',[1265.62 -1500 46.875 46.875], 'FaceColor',[0 0 0]);
rectangle('Position',[1406.25 -1359.38 46.875 46.875], 'FaceColor',[1 1 1]);
rectangle('Position',[1453.12 -1359.38 46.875 46.875], 'FaceColor',[0 0 0]);
rectangle('Position',[1406.25 -1406.25 46.875 46.875], 'FaceColor',[1 1 1]);
rectangle('Position',[1453.12 -1406.25 46.875 46.875], 'FaceColor',[0 0 0]);
rectangle('Position',[1312.5 -1453.12 46.875 46.875], 'FaceColor',[1 1 1]);
rectangle('Position',[1359.38 -1453.12 46.875 46.875], 'FaceColor',[1 1 1]);
rectangle('Position',[1312.5 -1500 46.875 46.875], 'FaceColor',[0 0 0]);
rectangle('Position',[1359.38 -1500 46.875 46.875], 'FaceColor',[0 0 0]);
rectangle('Position',[1406.25 -1453.12 46.875 46.875], 'FaceColor',[1 1 1]);
rectangle('Position',[1453.12 -1453.12 46.875 46.875], 'FaceColor',[0 0 0]);
rectangle('Position',[1406.25 -1500 46.875 46.875], 'FaceColor',[0 0 0]);
rectangle('Position',[1453.12 -1500 46.875 46.875], 'FaceColor',[0 0 0]);
rectangle('Position',[281.25 -70.3125 23.4375 23.4375], 'FaceColor',[1 1 1]);
rectangle('Position',[304.688 -70.3125 23.4375 23.4375], 'FaceColor',[0 0 0]);
rectangle('Position',[281.25 -93.75 23.4375 23.4375], 'FaceColor',[1 1 1]);
rectangle('Position',[304.688 -93.75 23.4375 23.4375], 'FaceColor',[0 0 0]);
rectangle('Position',[281.25 -117.188 23.4375 23.4375], 'FaceColor',[1 1 1]);
rectangle('Position',[304.688 -117.188 23.4375 23.4375], 'FaceColor',[0 0 0]);
rectangle('Position',[281.25 -140.625 23.4375 23.4375], 'FaceColor',[1 1 1]);
rectangle('Position',[304.688 -140.625 23.4375 23.4375], 'FaceColor',[0 0 0]);
rectangle('Position',[281.25 -164.062 23.4375 23.4375], 'FaceColor',[1 1 1]);
rectangle('Position',[304.688 -164.062 23.4375 23.4375], 'FaceColor',[0 0 0]);
rectangle('Position',[281.25 -187.5 23.4375 23.4375], 'FaceColor',[1 1 1]);
rectangle('Position',[304.688 -187.5 23.4375 23.4375], 'FaceColor',[0 0 0]);
rectangle('Position',[281.25 -210.938 23.4375 23.4375], 'FaceColor',[1 1 1]);
rectangle('Position',[304.688 -210.938 23.4375 23.4375], 'FaceColor',[0 0 0]);
rectangle('Position',[281.25 -234.375 23.4375 23.4375], 'FaceColor',[1 1 1]);
rectangle('Position',[304.688 -234.375 23.4375 23.4375], 'FaceColor',[0 0 0]);
rectangle('Position',[281.25 -257.812 23.4375 23.4375], 'FaceColor',[1 1 1]);
rectangle('Position',[304.688 -257.812 23.4375 23.4375], 'FaceColor',[0 0 0]);
rectangle('Position',[281.25 -281.25 23.4375 23.4375], 'FaceColor',[1 1 1]);
rectangle('Position',[304.688 -281.25 23.4375 23.4375], 'FaceColor',[0 0 0]);
rectangle('Position',[281.25 -304.688 23.4375 23.4375], 'FaceColor',[1 1 1]);
rectangle('Position',[304.688 -304.688 23.4375 23.4375], 'FaceColor',[0 0 0]);
rectangle('Position',[281.25 -328.125 23.4375 23.4375], 'FaceColor',[1 1 1]);
rectangle('Position',[304.688 -328.125 23.4375 23.4375], 'FaceColor',[0 0 0]);
rectangle('Position',[281.25 -351.562 23.4375 23.4375], 'FaceColor',[1 1 1]);
rectangle('Position',[304.688 -351.562 23.4375 23.4375], 'FaceColor',[0 0 0]);
rectangle('Position',[281.25 -375 23.4375 23.4375], 'FaceColor',[1 1 1]);
rectangle('Position',[304.688 -375 23.4375 23.4375], 'FaceColor',[0 0 0]);
rectangle('Position',[656.25 -70.3125 23.4375 23.4375], 'FaceColor',[0 0 0]);
rectangle('Position',[679.688 -70.3125 23.4375 23.4375], 'FaceColor',[1 1 1]);
rectangle('Position',[656.25 -93.75 23.4375 23.4375], 'FaceColor',[0 0 0]);
rectangle('Position',[679.688 -93.75 23.4375 23.4375], 'FaceColor',[1 1 1]);
rectangle('Position',[656.25 -117.188 23.4375 23.4375], 'FaceColor',[0 0 0]);
rectangle('Position',[679.688 -117.188 23.4375 23.4375], 'FaceColor',[1 1 1]);
rectangle('Position',[656.25 -140.625 23.4375 23.4375], 'FaceColor',[0 0 0]);
rectangle('Position',[679.688 -140.625 23.4375 23.4375], 'FaceColor',[1 1 1]);
rectangle('Position',[656.25 -164.062 23.4375 23.4375], 'FaceColor',[0 0 0]);
rectangle('Position',[679.688 -164.062 23.4375 23.4375], 'FaceColor',[1 1 1]);
rectangle('Position',[656.25 -187.5 23.4375 23.4375], 'FaceColor',[0 0 0]);
rectangle('Position',[679.688 -187.5 23.4375 23.4375], 'FaceColor',[1 1 1]);
rectangle('Position',[656.25 -210.938 23.4375 23.4375], 'FaceColor',[0 0 0]);
rectangle('Position',[679.688 -210.938 23.4375 23.4375], 'FaceColor',[1 1 1]);
rectangle('Position',[656.25 -234.375 23.4375 23.4375], 'FaceColor',[0 0 0]);
rectangle('Position',[679.688 -234.375 23.4375 23.4375], 'FaceColor',[1 1 1]);
rectangle('Position',[656.25 -257.812 23.4375 23.4375], 'FaceColor',[0 0 0]);
rectangle('Position',[679.688 -257.812 23.4375 23.4375], 'FaceColor',[1 1 1]);
rectangle('Position',[656.25 -281.25 23.4375 23.4375], 'FaceColor',[0 0 0]);
rectangle('Position',[679.688 -281.25 23.4375 23.4375], 'FaceColor',[1 1 1]);
rectangle('Position',[656.25 -304.688 23.4375 23.4375], 'FaceColor',[0 0 0]);
rectangle('Position',[679.688 -304.688 23.4375 23.4375], 'FaceColor',[1 1 1]);
rectangle('Position',[656.25 -328.125 23.4375 23.4375], 'FaceColor',[0 0 0]);
rectangle('Position',[679.688 -328.125 23.4375 23.4375], 'FaceColor',[1 1 1]);
rectangle('Position',[656.25 -351.562 23.4375 23.4375], 'FaceColor',[0 0 0]);
rectangle('Position',[679.688 -351.562 23.4375 23.4375], 'FaceColor',[1 1 1]);
rectangle('Position',[656.25 -375 23.4375 23.4375], 'FaceColor',[0 0 0]);
rectangle('Position',[679.688 -375 23.4375 23.4375], 'FaceColor',[1 1 1]);
rectangle('Position',[328.125 -679.688 23.4375 23.4375], 'FaceColor',[1 1 1]);
rectangle('Position',[351.562 -679.688 23.4375 23.4375], 'FaceColor',[1 1 1]);
rectangle('Position',[328.125 -703.125 23.4375 23.4375], 'FaceColor',[0 0 0]);
rectangle('Position',[351.562 -703.125 23.4375 23.4375], 'FaceColor',[0 0 0]);
rectangle('Position',[375 -679.688 23.4375 23.4375], 'FaceColor',[1 1 1]);
rectangle('Position',[398.438 -679.688 23.4375 23.4375], 'FaceColor',[1 1 1]);
rectangle('Position',[375 -703.125 23.4375 23.4375], 'FaceColor',[0 0 0]);
rectangle('Position',[398.438 -703.125 23.4375 23.4375], 'FaceColor',[0 0 0]);
rectangle('Position',[796.875 -1054.69 23.4375 23.4375], 'FaceColor',[1 1 1]);
rectangle('Position',[820.312 -1054.69 23.4375 23.4375], 'FaceColor',[0 0 0]);
rectangle('Position',[796.875 -1078.12 23.4375 23.4375], 'FaceColor',[1 1 1]);
rectangle('Position',[820.312 -1078.12 23.4375 23.4375], 'FaceColor',[0 0 0]);
rectangle('Position',[796.875 -1101.56 23.4375 23.4375], 'FaceColor',[1 1 1]);
rectangle('Position',[820.312 -1101.56 23.4375 23.4375], 'FaceColor',[0 0 0]);
rectangle('Position',[796.875 -1125 23.4375 23.4375], 'FaceColor',[1 1 1]);
rectangle('Position',[820.312 -1125 23.4375 23.4375], 'FaceColor',[0 0 0]);
rectangle('Position',[1125 -1054.69 23.4375 23.4375], 'FaceColor',[1 1 1]);
rectangle('Position',[1148.44 -1054.69 23.4375 23.4375], 'FaceColor',[1 1 1]);
rectangle('Position',[1125 -1078.12 23.4375 23.4375], 'FaceColor',[0 0 0]);
rectangle('Position',[1148.44 -1078.12 23.4375 23.4375], 'FaceColor',[0 0 0]);
rectangle('Position',[1171.88 -1054.69 23.4375 23.4375], 'FaceColor',[1 1 1]);
rectangle('Position',[1195.31 -1054.69 23.4375 23.4375], 'FaceColor',[1 1 1]);
rectangle('Position',[1171.88 -1078.12 23.4375 23.4375], 'FaceColor',[0 0 0]);
rectangle('Position',[1195.31 -1078.12 23.4375 23.4375], 'FaceColor',[0 0 0]);
rectangle('Position',[1218.75 -1054.69 23.4375 23.4375], 'FaceColor',[1 1 1]);
rectangle('Position',[1242.19 -1054.69 23.4375 23.4375], 'FaceColor',[1 1 1]);
rectangle('Position',[1218.75 -1078.12 23.4375 23.4375], 'FaceColor',[0 0 0]);
rectangle('Position',[1242.19 -1078.12 23.4375 23.4375], 'FaceColor',[0 0 0]);
rectangle('Position',[1265.62 -1054.69 23.4375 23.4375], 'FaceColor',[1 1 1]);
rectangle('Position',[1289.06 -1054.69 23.4375 23.4375], 'FaceColor',[1 1 1]);
rectangle('Position',[1265.62 -1078.12 23.4375 23.4375], 'FaceColor',[0 0 0]);
rectangle('Position',[1289.06 -1078.12 23.4375 23.4375], 'FaceColor',[0 0 0]);
rectangle('Position',[1312.5 -1054.69 23.4375 23.4375], 'FaceColor',[1 1 1]);
rectangle('Position',[1335.94 -1054.69 23.4375 23.4375], 'FaceColor',[1 1 1]);
rectangle('Position',[1312.5 -1078.12 23.4375 23.4375], 'FaceColor',[0 0 0]);
rectangle('Position',[1335.94 -1078.12 23.4375 23.4375], 'FaceColor',[0 0 0]);
rectangle('Position',[1359.38 -1054.69 23.4375 23.4375], 'FaceColor',[1 1 1]);
rectangle('Position',[1382.81 -1054.69 23.4375 23.4375], 'FaceColor',[1 1 1]);
rectangle('Position',[1359.38 -1078.12 23.4375 23.4375], 'FaceColor',[0 0 0]);
rectangle('Position',[1382.81 -1078.12 23.4375 23.4375], 'FaceColor',[0 0 0]);
rectangle('Position',[1406.25 -1054.69 23.4375 23.4375], 'FaceColor',[1 1 1]);
rectangle('Position',[1429.69 -1054.69 23.4375 23.4375], 'FaceColor',[1 1 1]);
rectangle('Position',[1406.25 -1078.12 23.4375 23.4375], 'FaceColor',[0 0 0]);
rectangle('Position',[1429.69 -1078.12 23.4375 23.4375], 'FaceColor',[0 0 0]);
rectangle('Position',[796.875 -1148.44 23.4375 23.4375], 'FaceColor',[1 1 1]);
rectangle('Position',[820.312 -1148.44 23.4375 23.4375], 'FaceColor',[0 0 0]);
rectangle('Position',[796.875 -1171.88 23.4375 23.4375], 'FaceColor',[1 1 1]);
rectangle('Position',[820.312 -1171.88 23.4375 23.4375], 'FaceColor',[0 0 0]);
rectangle('Position',[796.875 -1195.31 23.4375 23.4375], 'FaceColor',[1 1 1]);
rectangle('Position',[820.312 -1195.31 23.4375 23.4375], 'FaceColor',[0 0 0]);
rectangle('Position',[796.875 -1218.75 23.4375 23.4375], 'FaceColor',[1 1 1]);
rectangle('Position',[820.312 -1218.75 23.4375 23.4375], 'FaceColor',[0 0 0]);
rectangle('Position',[796.875 -1242.19 23.4375 23.4375], 'FaceColor',[1 1 1]);
rectangle('Position',[820.312 -1242.19 23.4375 23.4375], 'FaceColor',[0 0 0]);
rectangle('Position',[796.875 -1265.62 23.4375 23.4375], 'FaceColor',[1 1 1]);
rectangle('Position',[820.312 -1265.62 23.4375 23.4375], 'FaceColor',[0 0 0]);
rectangle('Position',[796.875 -1289.06 23.4375 23.4375], 'FaceColor',[1 1 1]);
rectangle('Position',[820.312 -1289.06 23.4375 23.4375], 'FaceColor',[0 0 0]);
rectangle('Position',[796.875 -1312.5 23.4375 23.4375], 'FaceColor',[1 1 1]);
rectangle('Position',[820.312 -1312.5 23.4375 23.4375], 'FaceColor',[0 0 0]);
rectangle('Position',[796.875 -1335.94 23.4375 23.4375], 'FaceColor',[1 1 1]);
rectangle('Position',[820.312 -1335.94 23.4375 23.4375], 'FaceColor',[0 0 0]);
rectangle('Position',[796.875 -1359.38 23.4375 23.4375], 'FaceColor',[1 1 1]);
rectangle('Position',[820.312 -1359.38 23.4375 23.4375], 'FaceColor',[0 0 0]);
rectangle('Position',[796.875 -1382.81 23.4375 23.4375], 'FaceColor',[1 1 1]);
rectangle('Position',[820.312 -1382.81 23.4375 23.4375], 'FaceColor',[0 0 0]);
rectangle('Position',[796.875 -1406.25 23.4375 23.4375], 'FaceColor',[1 1 1]);
rectangle('Position',[820.312 -1406.25 23.4375 23.4375], 'FaceColor',[0 0 0]);
rectangle('Position',[796.875 -1429.69 23.4375 23.4375], 'FaceColor',[1 1 1]);
rectangle('Position',[820.312 -1429.69 23.4375 23.4375], 'FaceColor',[0 0 0]);
rectangle('Position',[796.875 -1453.12 23.4375 23.4375], 'FaceColor',[1 1 1]);
rectangle('Position',[820.312 -1453.12 23.4375 23.4375], 'FaceColor',[0 0 0]);
X=[1400,1359.38,1218.75,1218.75,1078.12,1078.12,1007.81,960.938,914.062,867.188,820.312,773.438,726.562,679.688,609.375,515.625,445.312,410.156,386.719,363.281,339.844,304.688,304.688,234.375,234.375,234.375,234.375,234.375,140.625,140.625,100];
Y=[-100,-140.625,-281.25,-468.75,-609.375,-703.125,-773.438,-820.312,-820.312,-820.312,-820.312,-820.312,-820.312,-820.312,-796.875,-703.125,-679.688,-667.969,-667.969,-667.969,-667.969,-679.688,-726.562,-796.875,-890.625,-984.375,-1078.12,-1171.88,-1265.62,-1359.38,-1400];
hold on;
plot(X,Y,'r');
legend('2413.77','Location','southoutside');
